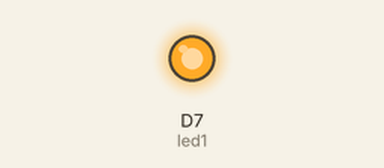
Simulated run of this sketch. Board: ESP8266 (NodeMCU). Parts: output pins drawn as LEDs (lit = HIGH).

Above: at 0.2 s.
At 10.1 s:
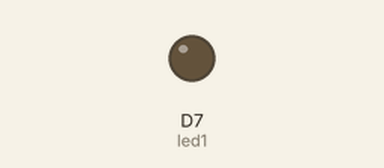
Timing chart, 0 to 11.8 s (numbered marks = the images above):
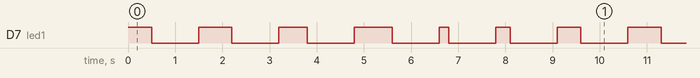

The sketch:

nameblink.ino
```cpp
// Initiate the value led1 to pin D7 which the LED on the argon is connected to

int led1 = D7;

void setup() {

pinMode(led1, OUTPUT);

}

void loop() {

/* To make the LED blink in morse code I will be using a 500ms delay for letters that require
a long pause and a 100ms delay for the short pause in a letter's morse code then in between
each letter I will place a 1 second delay to help with see the LED blinking the letters in morse code
*/

// Firstly the first letter in my name is a T, which only requires a long pause so the delay will be 1 second

digitalWrite(led1, HIGH);

delay(500);

digitalWrite(led1, LOW);

delay(1000);

// The second letter in my name is an R, which requires a short pause, long pause then another short pause

digitalWrite(led1, HIGH);

delay(100);

digitalWrite(led1, HIGH);

delay(500);

digitalWrite(led1, HIGH);

delay(100);

digitalWrite(led1, LOW);

delay(1000);

// The third letter in my name is an A, which requires a short pause then a long pause

digitalWrite(led1, HIGH);

delay (100);

digitalWrite(led1, HIGH);

delay (500);

digitalWrite(led1, LOW);

delay(1000);

// The fourth letter in my name is a V, which requires three short pauses followed by a long pause

digitalWrite(led1, HIGH);

delay(100);

digitalWrite(led1, HIGH);

delay(100);

digitalWrite(led1, HIGH);

delay(100);

digitalWrite(led1, HIGH);

delay(500);

digitalWrite(led1, LOW);

delay(1000);

// The fifth letter in my name is an I, which requires two short pauses

digitalWrite(led1, HIGH);

delay(100);

digitalWrite(led1, HIGH);

delay(100);

digitalWrite(led1, LOW);

delay(1000);

// The final letter in my name is an S, which requires three short pauses

digitalWrite(led1, HIGH);

delay(100);

digitalWrite(led1, HIGH);

delay(100);

digitalWrite(led1, HIGH);

delay(100);

digitalWrite(led1, LOW);

delay(1000);

}
```

Measured:
- by itself, D7 (led1): repeats every 9.1 s: LOW 1.0 s, HIGH 0.70 s, LOW 1.0 s, HIGH 0.60 s, LOW 1.0 s, HIGH 0.80 s, LOW 1.0 s, HIGH 0.20 s, LOW 1.0 s, HIGH 0.30 s, LOW 1.0 s, HIGH 0.50 s
- by itself, everything shown: repeats every 9.1 s, in 12 steps
